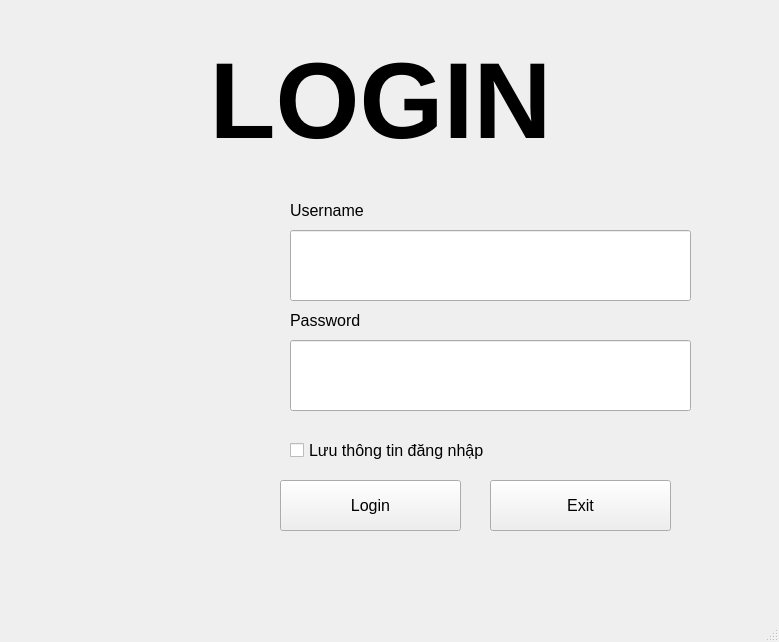
<?xml version="1.0" encoding="UTF-8"?>
<ui version="4.0">
 <class>MainWindow</class>
 <widget class="QMainWindow" name="MainWindow">
  <property name="geometry">
   <rect>
    <x>0</x>
    <y>0</y>
    <width>779</width>
    <height>642</height>
   </rect>
  </property>
  <property name="windowTitle">
   <string>Login</string>
  </property>
  <property name="windowIcon">
   <iconset>
    <normaloff>../Images/Cart.png</normaloff>../Images/Cart.png</iconset>
  </property>
  <widget class="QWidget" name="centralwidget">
   <widget class="QLabel" name="label">
    <property name="geometry">
     <rect>
      <x>130</x>
      <y>30</y>
      <width>501</width>
      <height>141</height>
     </rect>
    </property>
    <property name="font">
     <font>
      <pointsize>81</pointsize>
      <weight>75</weight>
      <bold>true</bold>
      <strikeout>false</strikeout>
     </font>
    </property>
    <property name="text">
     <string>LOGIN</string>
    </property>
    <property name="alignment">
     <set>Qt::AlignCenter</set>
    </property>
    <property name="textInteractionFlags">
     <set>Qt::NoTextInteraction</set>
    </property>
   </widget>
   <widget class="QLineEdit" name="lineEditUsername">
    <property name="geometry">
     <rect>
      <x>290</x>
      <y>230</y>
      <width>401</width>
      <height>71</height>
     </rect>
    </property>
    <property name="font">
     <font>
      <pointsize>12</pointsize>
     </font>
    </property>
   </widget>
   <widget class="QLineEdit" name="lineEditPassword">
    <property name="geometry">
     <rect>
      <x>290</x>
      <y>340</y>
      <width>401</width>
      <height>71</height>
     </rect>
    </property>
    <property name="font">
     <font>
      <pointsize>12</pointsize>
     </font>
    </property>
    <property name="echoMode">
     <enum>QLineEdit::Password</enum>
    </property>
   </widget>
   <widget class="QCheckBox" name="checkBoxSaveLogin">
    <property name="geometry">
     <rect>
      <x>290</x>
      <y>430</y>
      <width>271</width>
      <height>41</height>
     </rect>
    </property>
    <property name="font">
     <font>
      <pointsize>12</pointsize>
     </font>
    </property>
    <property name="text">
     <string>Lưu thông tin đăng nhập</string>
    </property>
   </widget>
   <widget class="QLabel" name="label_2">
    <property name="geometry">
     <rect>
      <x>290</x>
      <y>200</y>
      <width>131</width>
      <height>21</height>
     </rect>
    </property>
    <property name="font">
     <font>
      <pointsize>12</pointsize>
     </font>
    </property>
    <property name="text">
     <string>Username</string>
    </property>
   </widget>
   <widget class="QLabel" name="label_3">
    <property name="geometry">
     <rect>
      <x>290</x>
      <y>310</y>
      <width>131</width>
      <height>21</height>
     </rect>
    </property>
    <property name="font">
     <font>
      <pointsize>12</pointsize>
     </font>
    </property>
    <property name="text">
     <string>Password</string>
    </property>
   </widget>
   <widget class="QPushButton" name="pushButtonLogin">
    <property name="geometry">
     <rect>
      <x>280</x>
      <y>480</y>
      <width>181</width>
      <height>51</height>
     </rect>
    </property>
    <property name="font">
     <font>
      <pointsize>12</pointsize>
     </font>
    </property>
    <property name="text">
     <string>Login</string>
    </property>
    <property name="icon">
     <iconset>
      <normaloff>../Images/Login.png</normaloff>../Images/Login.png</iconset>
    </property>
   </widget>
   <widget class="QPushButton" name="pushButtonExit">
    <property name="geometry">
     <rect>
      <x>490</x>
      <y>480</y>
      <width>181</width>
      <height>51</height>
     </rect>
    </property>
    <property name="font">
     <font>
      <pointsize>12</pointsize>
     </font>
    </property>
    <property name="text">
     <string>Exit</string>
    </property>
    <property name="icon">
     <iconset>
      <normaloff>../Images/Exit.png</normaloff>../Images/Exit.png</iconset>
    </property>
   </widget>
   <widget class="QLabel" name="label_4">
    <property name="geometry">
     <rect>
      <x>0</x>
      <y>200</y>
      <width>281</width>
      <height>271</height>
     </rect>
    </property>
    <property name="text">
     <string/>
    </property>
    <property name="pixmap">
     <pixmap>../Images/User.png</pixmap>
    </property>
    <property name="scaledContents">
     <bool>true</bool>
    </property>
    <property name="textInteractionFlags">
     <set>Qt::NoTextInteraction</set>
    </property>
   </widget>
  </widget>
  <widget class="QMenuBar" name="menubar">
   <property name="geometry">
    <rect>
     <x>0</x>
     <y>0</y>
     <width>779</width>
     <height>26</height>
    </rect>
   </property>
  </widget>
  <widget class="QStatusBar" name="statusbar"/>
 </widget>
 <resources/>
 <connections>
  <connection>
   <sender>pushButtonExit</sender>
   <signal>clicked()</signal>
   <receiver>MainWindow</receiver>
   <slot>close()</slot>
   <hints>
    <hint type="sourcelabel">
     <x>580</x>
     <y>531</y>
    </hint>
    <hint type="destinationlabel">
     <x>389</x>
     <y>320</y>
    </hint>
   </hints>
  </connection>
 </connections>
</ui>
